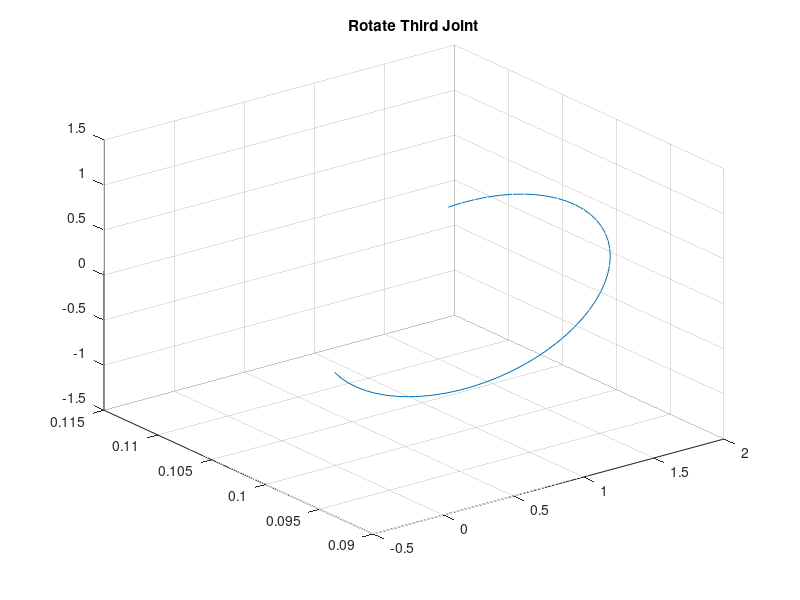

Recreate this plot in MATLAB.
clear all
clc;
close all;
a3=-180/180*pi;
b3=70/180*pi;
theta1=0;
theta2=0;
theta_3=linspace(a3,b3,50)';
theta4=0;
theta5=0;
theta6=0;
workspace_x=[];
workspace_y=[];
workspace_z=[];
for k=1:length(theta_3)
       theta3=theta_3(k);
x=0.92*cos(theta1)*cos(theta2)-0.1*sin(theta1)-...
    0.308*cos(theta5)*(cos(theta1)*cos(theta2)*sin(theta3)+...
    cos(theta1)*cos(theta3)*sin(theta2))-...
    0.308*sin(theta5)*(sin(theta1)*sin(theta4)-...
    1.0*cos(theta4)*(cos(theta1)*sin(theta2)*sin(theta3)-...
    1.0*cos(theta1)*cos(theta2)*cos(theta3)))-...
    0.117*cos(theta1)*sin(theta2)*sin(theta3)+...
    0.117*cos(theta1)*cos(theta2)*cos(theta3)-...
    0.722*cos(theta1)*cos(theta2)*sin(theta3) -...
    0.722*cos(theta1)*cos(theta3)*sin(theta2); %workspace_x=vpa(T6(1,4),3)
workspace_x=[workspace_x;x];
y=0.1*cos(theta1) + 0.92*cos(theta2)*sin(theta1) +...
    0.308*sin(theta5)*(cos(theta1)*sin(theta4) + ...
    cos(theta4)*(sin(theta1)*sin(theta2)*sin(theta3) - ...
    1.0*cos(theta2)*cos(theta3)*sin(theta1))) - ...
    0.308*cos(theta5)*(cos(theta2)*sin(theta1)*sin(theta3) +...
    cos(theta3)*sin(theta1)*sin(theta2)) -...
    0.722*cos(theta2)*sin(theta1)*sin(theta3) -...
    0.722*cos(theta3)*sin(theta1)*sin(theta2) - ...
    0.117*sin(theta1)*sin(theta2)*sin(theta3) +...
    0.117*cos(theta2)*cos(theta3)*sin(theta1); %workspace_y=vpa(T6(2,4),3)
workspace_y=[workspace_y;y];
z=0.722*sin(theta2)*sin(theta3) - 0.722*cos(theta2)*cos(theta3)-...
    0.117*cos(theta2)*sin(theta3) - 0.117*cos(theta3)*sin(theta2) -...
    0.92*sin(theta2) - 0.308*cos(theta5)*(cos(theta2)*cos(theta3) -...
    1.0*sin(theta2)*sin(theta3)) + ...
    0.308*cos(theta4)*sin(theta5)*(cos(theta2)*sin(theta3) +...
    cos(theta3)*sin(theta2)); %workspace_z=vpa(T6(3,4),3)
workspace_z=[workspace_z;z];
end
plot3(workspace_x,workspace_y,workspace_z);
grid on;
title('Rotate Third Joint');
